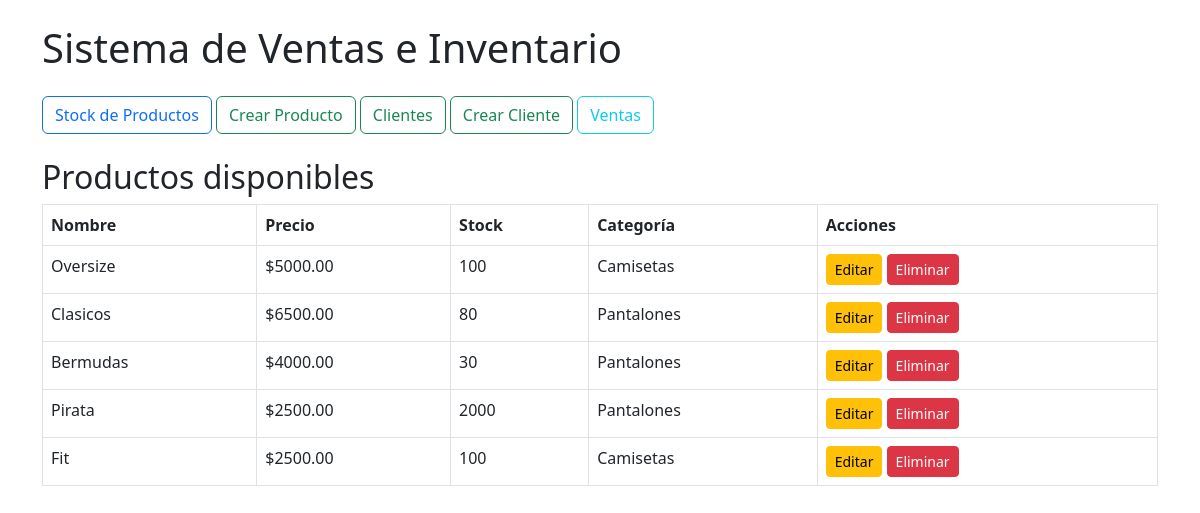
The app's page /inventario/productos/ with its own data.
### inventario/models.py (models this page shows, shortened)
class Producto(models.Model):
    nombre = models.CharField(max_length=100)
    precio = models.DecimalField(max_digits=10, decimal_places=2)
    stock = models.PositiveIntegerField()
    categoria = models.ForeignKey(Categoria, on_delete=models.CASCADE)

class Categoria(models.Model):
    nombre = models.CharField(max_length=100)

### inventario/views.py (the view)
# urls.py: path('productos/', views.productos_disponibles, name='productos_disponibles'),
def productos_disponibles(request):
    productos = Producto.objects.filter(stock__gt=0)
    return render(request, 'inventario/productos.html', {'productos': productos})

### templates/inventario/productos.html (shortened to what this page needs)
{% extends "base.html" %}
{% block content %}
<h2>Productos disponibles</h2>
<table class="table table-bordered">
  <thead>
    <tr>
      <th>Nombre</th>
      <th>Precio</th>
      <th>Stock</th>
      <th>Categoría</th>
      <th>Acciones</th>
    </tr>
  </thead>
  <tbody>
    {% for producto in productos %}
    <tr>
      <td>{{ producto.nombre }}</td>
      <td>${{ producto.precio }}</td>
      <td>{{ producto.stock }}</td>
      <td>{{ producto.categoria.nombre }}</td>
      <td>
        <a href="{% url 'inventario:editar_producto' producto.pk %}" class="btn btn-warning btn-sm">Editar</a>
        <a href="{% url 'inventario:eliminar_producto' producto.pk %}" class="btn btn-danger btn-sm">Eliminar</a>
      </td>
    </tr>
    {% endfor %}
  </tbody>
</table>
{% endblock content %}

### records on screen
Producto: nombre "Oversize", precio "5000.00", stock "100", categoria.nombre "Camisetas"
Producto: nombre "Clasicos", precio "6500.00", stock "80", categoria.nombre "Pantalones"
Producto: nombre "Bermudas", precio "4000.00", stock "30", categoria.nombre "Pantalones"
Producto: nombre "Pirata", precio "2500.00", stock "2000", categoria.nombre "Pantalones"
Producto: nombre "Fit", precio "2500.00", stock "100", categoria.nombre "Camisetas"
